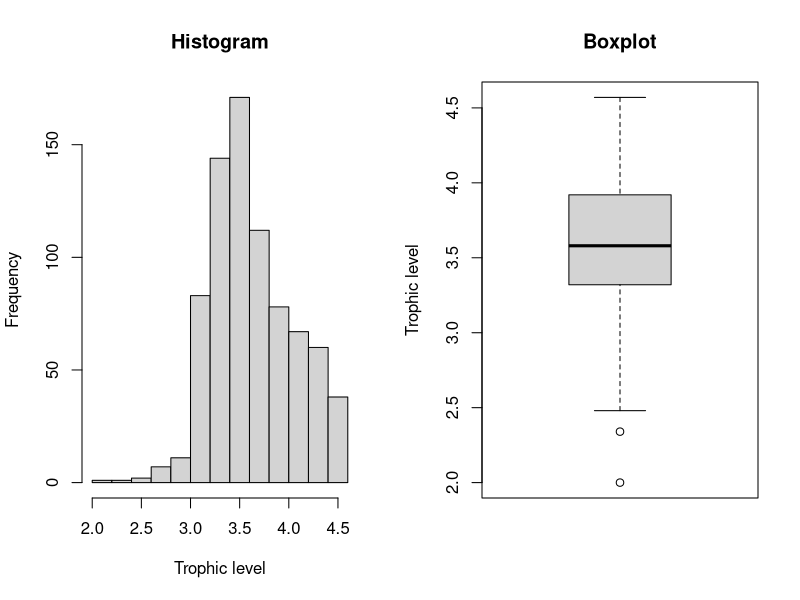
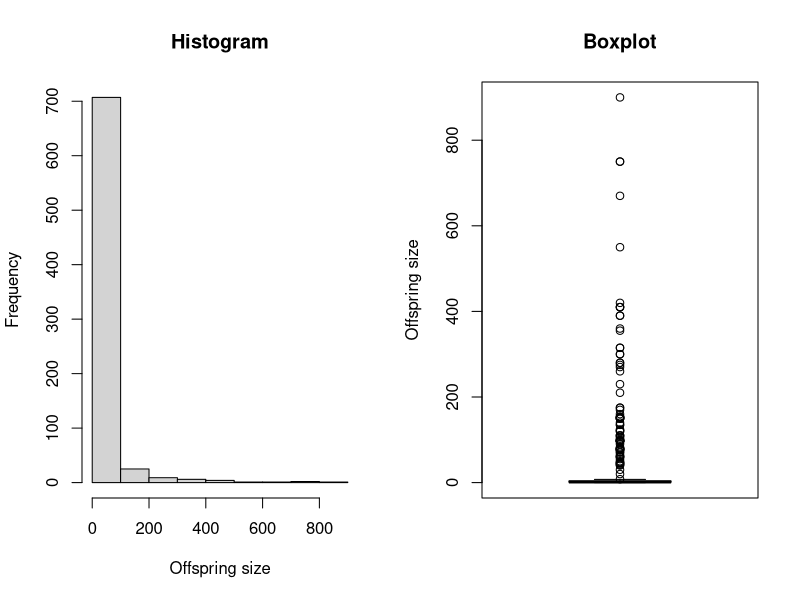
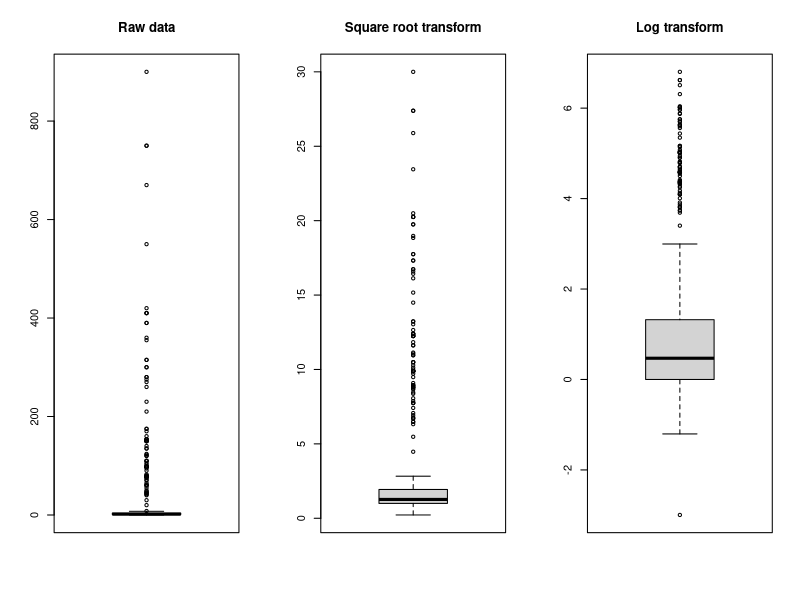
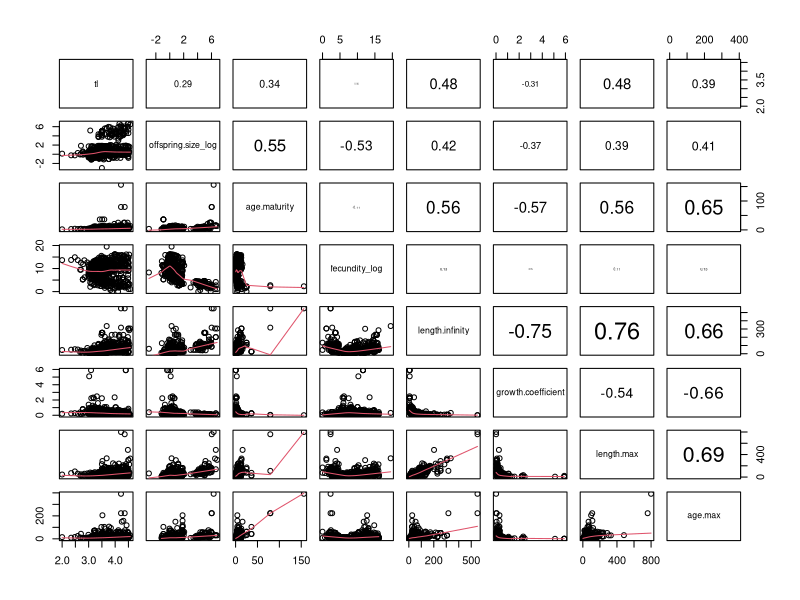
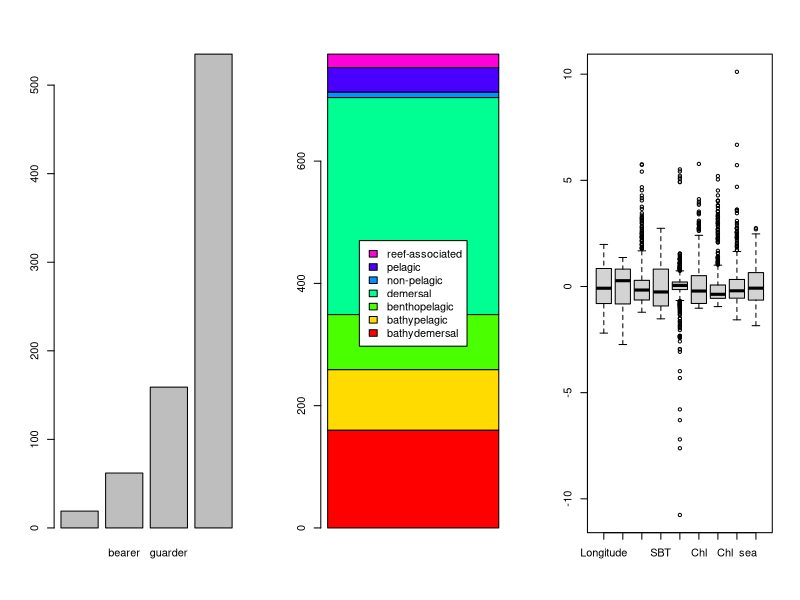
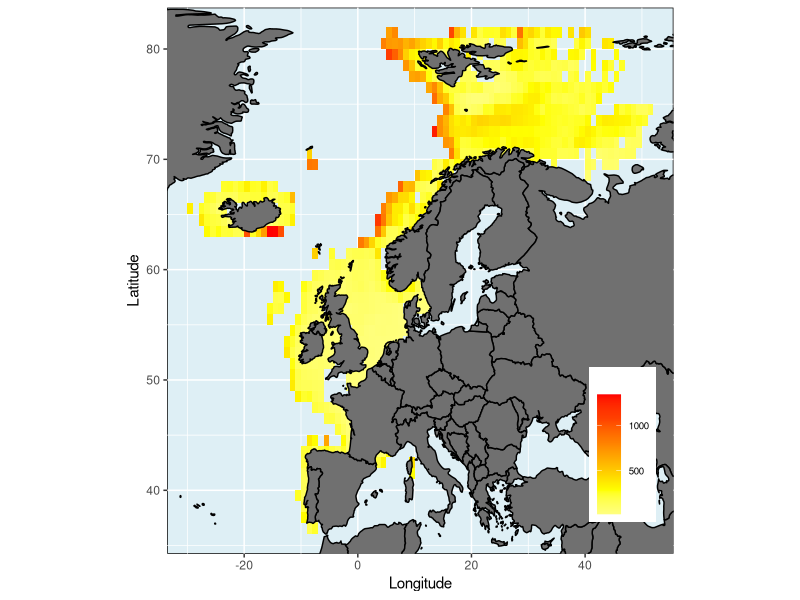
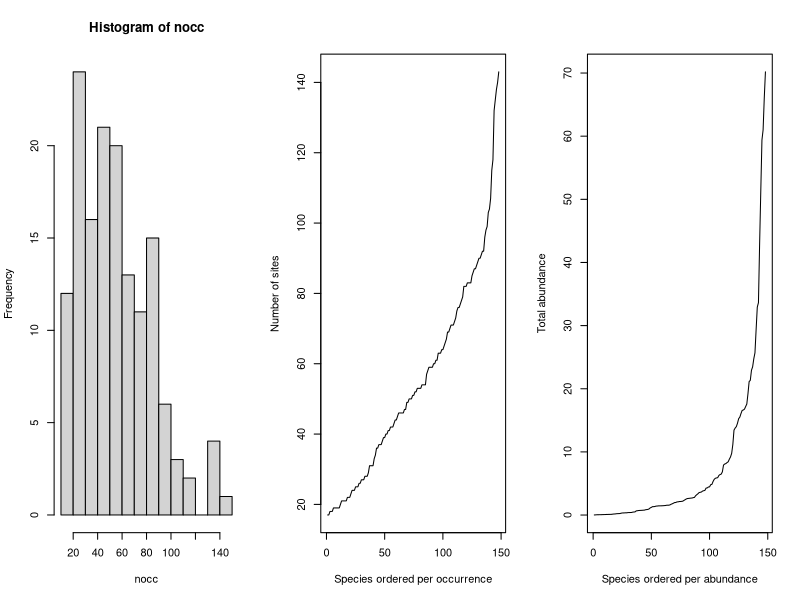
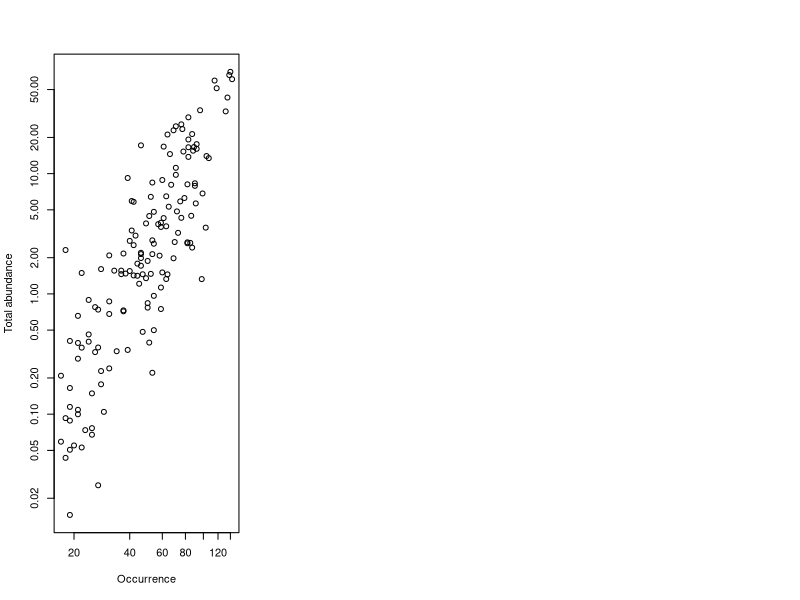

R code for these plots, in order:
## ---- chunk 1
knitr::opts_chunk$set(echo = TRUE)
## ---- chunk 2
trait <- read.csv("Fish_trait.csv")
dim(trait)
names(trait)
## ---- chunk 3
par(mfrow=c(1,2))
hist(trait$tl, main="Histogram", xlab="Trophic level")
boxplot(trait$tl, main="Boxplot", ylab="Trophic level")

summary(trait$tl)
## ---- chunk 4
par(mfrow=c(1,2))
hist(trait$offspring.size, main="Histogram", xlab="Offspring size")
boxplot(trait$offspring.size, main="Boxplot", ylab="Offspring size")

summary(trait$offspring.size)
## ---- chunk 5
par(mfrow=c(1,3))
boxplot(trait$offspring.size, main="Raw data")
boxplot(sqrt(trait$offspring.size),  main="Square root transform")
boxplot(log(trait$offspring.size),  main="Log transform")
## ---- chunk 6
trait$offspring.size_log <- log(trait$offspring.size)
## ---- chunk 7
trait$fecundity_log <- log(trait$fecundity)
## ---- chunk 8
panel.cor.m <- function(x, y, digits=2)
{
  usrold <- par()$usr; on.exit(par("usr"=usrold))
  par("usr" = c(0, 1, 0, 1))
  r <- cor(x, y,method = "spearman", use = "complete.obs")
  r2 <- abs(cor(x, y,method = "spearman", use = "complete.obs"))
  txt <- format(c(r, 0.123456789), digits=digits)[1]
  cex <- 0.8/strwidth(txt)
  text(0.5, 0.5, txt, cex = cex * r2)

}
## ---- chunk 9
continuous <- c("tl","offspring.size_log","age.maturity","fecundity_log",
                "length.infinity","growth.coefficient", "length.max","age.max")
pairs(trait[,continuous], lower.panel=panel.smooth, 
      upper.panel=panel.cor.m)

## ---- chunk 10
table(trait$spawning.type, useNA="ifany")
barplot(table(trait$spawning.type, useNA="ifany"))
## ---- chunk 11
nhabitat <- table(trait$habitat, useNA="ifany")
nhabitat
barplot(matrix(nhabitat, ncol=1), 
        col=rainbow(length(nhabitat)),
        legend.text=names(nhabitat),
        args.legend = list("x"="center"))
## ---- chunk 12
row.names(trait) <- trait$taxon

#set which traits to keep
keepTraits <- c("tl", "growth.coefficient" , "length.max",
                "age.max", "age.maturity", "fecundity_log", "offspring.size_log")

trait <- trait[,keepTraits]

dim(trait)
## ---- chunk 13
env <- read.csv("Fish_Environment.csv")
dim(env)
names(env)
## ---- chunk 14
boxplot(scale(env))
## ---- chunk 15
library(ggplot2)
mapggplot<-function(x, y, Var, colpal, main="", 
                    xlab="Longitude", ylab="Latitude",
                    legx=0.9, legy=0.2){
  df <- data.frame(x,y,Var)
  ggplot() +
    geom_tile(data=df,aes(x=x,y=y,fill=Var)) + # 
    scale_fill_gradientn(name = main, colours=colpal, na.value = 'white')+#,limits=c(0,25100)) +
    borders(fill="gray44",colour="black") +
    coord_quickmap(xlim=c(range(x)),ylim=c(range(y)))+
    labs(x =xlab,y= ylab)+
    theme(legend.position = c(legx,legy))+
    theme(legend.title = element_text(size = 8),legend.text = element_text(size = 7))+
    guides(shape = guide_legend(override.aes = list(size = 0.2)))+
    theme(panel.background = element_rect(fill=alpha('light blue', 0.4), colour = 'black'))
}
## ---- chunk 16
#Choice of sequential color scale
colpal <- rev(heat.colors(6))
# or from RColorBrewer package
# colpal <- rev(RColorBrewer::brewer.pal(6,"OrRd")) 

mapggplot(env$Longitude, env$Latitude, env$Depth, colpal)
## ---- chunk 17
abu <- read.csv("Fish_Abundance.csv",
                check.names = FALSE)
dim(abu)
## ---- chunk 18
nocc <- apply(abu>0,2,sum)
hist(nocc)

plot(sort(nocc), type="l", 
     xlab="Species ordered per occurrence",
     ylab="Number of sites")
## ---- chunk 19
totabu <- apply(abu,2,sum)
plot(sort(totabu), type="l",
     xlab="Species ordered per abundance",
     ylab="Total abundance")
## ---- chunk 20
plot(nocc,totabu, log="xy",
     xlab="Occurrence", 
     ylab="Total abundance")
## ---- chunk 21
threshold <- nrow(abu)*0.1
#number of species kept
sum(nocc>threshold)
#percentage of abundance conserved
sum(abu[,nocc>threshold])/sum(abu)*100

#Select only species with occurrence in at least 10% of grid cells
abu <- abu[,nocc>threshold]
## ---- chunk 22
# match the taxa names
mtaxa <- match(colnames(abu), row.names(trait))

#check if there all species are matched: must be TRUE
all(!is.na(mtaxa))

trait <- trait[mtaxa,]

#check if column of abu match the rows of trait: must be TRUE
all(colnames(abu)==row.names(trait))
## ---- chunk 23
#check if rows of abu and env match: must be TRUE
all(row.names(abu)==row.names(env))
## ---- chunk 24
# save coordinates in a separate object
coo <- cbind(env$Longitude, env$Latitude)

# and remove in 'env'
env <- env[,-which(names(env)%in%c("Longitude", "Latitude"))]
dim(env)
## ---- chunk 25
apply(is.na(env),2,sum)

apply(is.na(trait),2,sum)
## ---- chunk 26
save(abu, trait, env, coo, 
     mapggplot,
     file="FishTraitEnv_example.Rdata")
